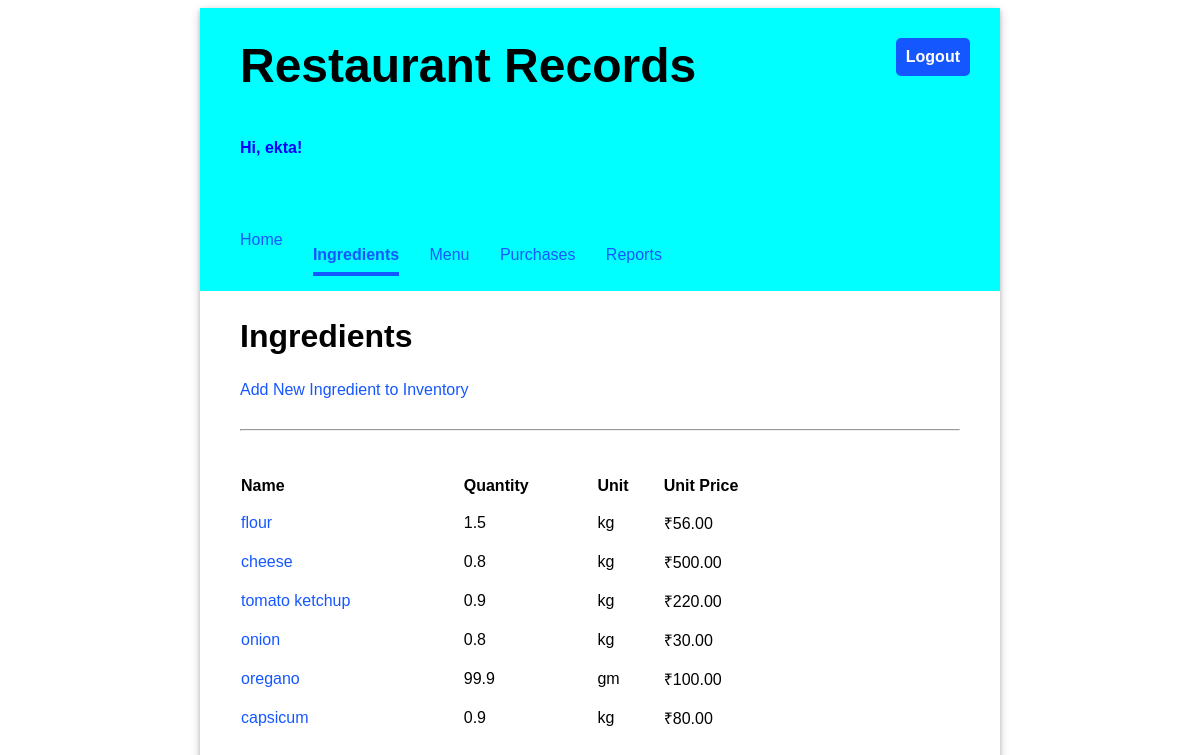
/ingredients/ (signed in), run on the app's committed database.
### inventory/models.py (models this page shows, shortened)
class Ingredient(models.Model):
    name = models.CharField(max_length=200, unique=True)
    quantity = models.FloatField(default=0)
    unit = models.CharField(max_length=200)
    price_per_unit = models.FloatField(default=0)

### inventory/views.py (the view)
# urls.py: path('ingredients/', views.IngredientsView.as_view(), name="ingredients"),
class IngredientsView(LoginRequiredMixin, ListView):
    template_name = "inventory/ingredients_list.html"
    model = Ingredient

### inventory/templates/inventory/ingredients_list.html
{% extends 'base.html' %}
{% load static %}
{% block content %}
    <h2>Ingredients</h2>
    <a href="{% url 'add_ingredient' %} ">Add New Ingredient to Inventory</a>
    <hr/>
    <table class="inventory-table">
        <thead>
            <tr>
                <th>Name</th>
                <th>Quantity</th>
                <th>Unit</th>
                <th>Unit Price</th>
            </tr>
        </thead>
        <tbody>
            {% for ingredient in object_list %}
            <tr>
                <td>
                    <a href="{% url "update_ingredient" ingredient.id %}">{{ ingredient.name }}</a>
                </td>
                <td>{{ ingredient.quantity }}</td>
                <td>{{ ingredient.unit }}</td>
                <td class="price">₹{{ ingredient.price_per_unit|stringformat:".2f" }}</td>
            </tr>
        {% endfor %}
        </tbody>
    </table>
{% endblock %}

### inventory/templates/base.html (shortened to what this page needs)
{% load static %}
<!DOCTYPE html>
<html>
<head>
  <link rel="stylesheet" type="text/css" href="{% static 'inventory/fashion.css' %}">
</head>
<body>
  <div class="app">
  <header>
    <div class="header-first-row">
      <h1 class="title">Restaurant Records</h1>
      {% if user.is_authenticated %}
      <a class="logout" href="/logout">Logout</a>
      {% endif %}
    </div>
    {% if user.is_authenticated %}
      <p style="color: rgb(4, 0, 255);">Hi, {{ user.username }}!</p>
      <nav class="navbar">
        {% url 'home' as home_url %}
        {% url 'ingredients' as ingredients_url %}
        {% url 'menu' as menu_url %}
        {% url 'purchases' as purchases_url %}
        {% url 'reports' as reports_url %}
        <a  class="nav-item {% if request.path == home_url %} current-page{% endif %}" href="{% url 'home' %}">Home</a>
        <a style="margin: 2%;" class="nav-item{% if request.path == ingredients_url %} current-page{% endif %}" href="{% url 'ingredients' %}">Ingredients</a>
        <a style="margin: 2%;" class="nav-item{% if request.path == menu_url %} current-page{% endif %}" href="{% url 'menu' %}">Menu</a>
        <a style="margin: 2%;" class="nav-item{% if request.path == purchases_url %} current-page{% endif %}" href="{% url 'purchases' %}">Purchases</a>
        <a style="margin: 2%;" class="nav-item{% if request.path == reports_url %} current-page{% endif %}" href="{% url 'reports' %}">Reports</a>
      </nav>
    {% endif %}
  </header>
  <main>
    {% block content %}{% endblock %}
  </main>
  </div>
</body>
</html>

### inventory/static/inventory/fashion.css (style rules this page uses)
body { font-family: 'Oxygen', sans-serif; }
hr { margin: 30px 0; }
header { background-color: aqua; min-height: 200px; display: flex; align-items: center; flex-direction: column; align-items: flex-start; padding-left: 40px; }
main { display: flex; flex-direction: column; padding: 0 40px 20px 40px; justify-content: center; }
main h2 { font-size: 2em; }
.app { min-width: 800px; max-width: 60%; margin: 0 auto; box-shadow: 0 2px 4px 0 rgba(0, 0, 0, 0.2), 0 3px 10px 0 rgba(0, 0, 0, 0.19); }
.title { font-size: 3em; padding: 30px 0; margin: auto 0; }
header p { font-weight: bold; }
.navbar { margin-top: 50px; display: flex; width: 100%; }
.navbar a { text-decoration: none; padding: 8px 0; color: #1557FF; margin-right: 15px; }
.navbar a:hover, .navbar .current-page { border-bottom: solid 4px #1557FF; border-spacing: 0 15px; font-weight: bold; }
main table { text-align: left; border-collapse: separate; border-spacing: 0 15px; width: 80%; }
.header-first-row { width: 100%; display: flex; justify-content: space-between; }
.logout { height: max-content; text-align: center; text-decoration: none; border: 0px; background-color: #1557FF; border-radius: 5px; color: white; padding: 10px; font-weight: bold; margin: 30px; font-size: 1em; }
a { text-decoration: none; color: #1557FF; }

### data on the page
Ingredient: name "flour", quantity "1.5", unit "kg", price_per_unit "56.00"
Ingredient: name "cheese", quantity "0.8", unit "kg", price_per_unit "500.00"
Ingredient: name "tomato ketchup", quantity "0.9", unit "kg", price_per_unit "220.00"
Ingredient: name "onion", quantity "0.8", unit "kg", price_per_unit "30.00"
Ingredient: name "oregano", quantity "99.9", unit "gm", price_per_unit "100.00"
Ingredient: name "capsicum", quantity "0.9", unit "kg", price_per_unit "80.00"

### other printed values
{{ user.username }} "ekta"
